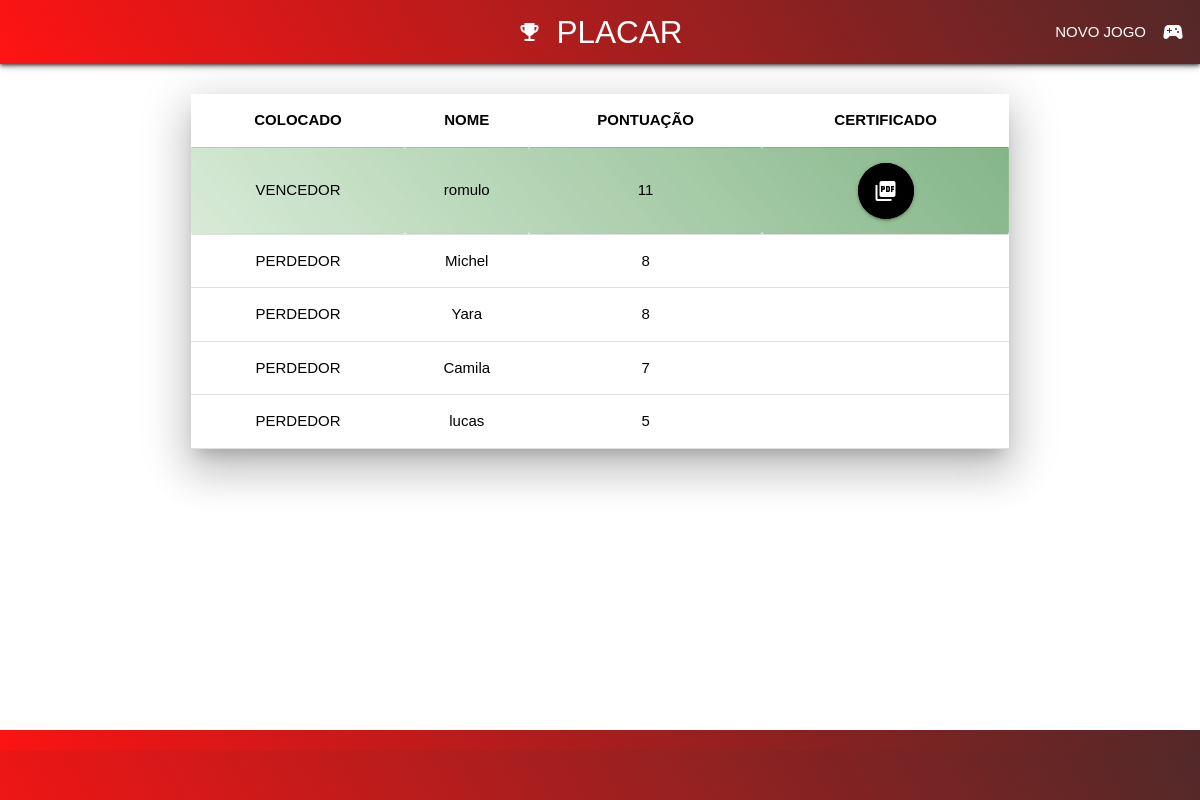
Before: /desistir/23/ with the older database file.
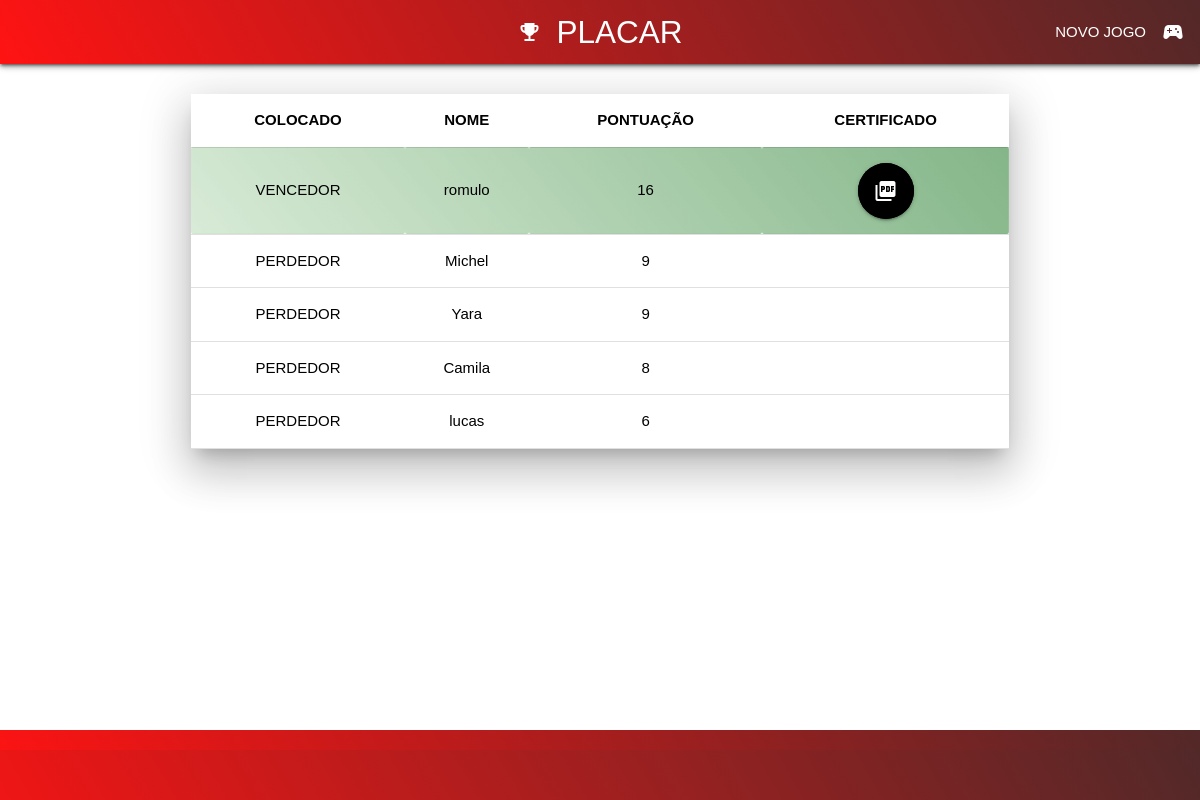
After: the same page with the newer database file.
### new_game/models.py (models this page shows, shortened)
class Jogador(models.Model):
    nome_completo = models.CharField("Nome completo do jogador:", max_length=20, null=False, blank=False)
    pontuacao = models.IntegerField("Pontuação:", null=False, default=0)
    jogo = models.ForeignKey(Jogo,on_delete = models.CASCADE)
    class Meta:
        verbose_name = "Jogador"
        verbose_name_plural = "Jogadores"
        db_table = "new_game_jogador"

### new_game/views.py (the view)
# urls.py: path('desistir/<int:id_jogo>/',sair, name='desistir'),
def sair(request,id_jogo):
    objJogo = Jogo.objects.get(pk=id_jogo)
    listUsuarios = Jogador.objects.filter(jogo=objJogo).order_by('-pontuacao')
    vencedor = listUsuarios[0]
    context = {
        "nome_pagina":"PLACAR",
        "listUsuarios" : listUsuarios,
        "vencedor" : vencedor,
    }
    return render(request,"gerar_pdf.html",context)

### templates/gerar_pdf.html (shortened to what this page needs)
{%extends "base.html"%}
{% load materializecss %}
{% block nav %}
    <nav>
        <div class=" z-depth-2 red nav-wrapper" style="background: linear-gradient(60deg,#ff1313,#532828);">
            <a href="#!" class="brand-logo center"><i class="material-icons">emoji_events</i>{{nome_pagina}}</a>
            <ul class="right hide-on-med-and-down">
                <li><a
                   href="{% url 'cadastrar_jogo' %}">
                    <i class="material-icons right">sports_esports</i>
                    NOVO JOGO
                </a></li>
            </ul>
        </div>
    </nav>
{% endblock %}
{%block conteudo%}
<main>
    <div class=" row container margin" >
        <div class="col s12">
            <table class=" black-text z-depth-5 centered responsive-table">
                        <thead>
                            <tr>
                                <th>COLOCADO</th>
                                <th>NOME</th>
                                <th>PONTUAÇÃO</th>
                                <th>CERTIFICADO</th>
                            </tr>
                        </thead>
                    {%for jogador in listUsuarios%}
                        <tbody>
                            {% if jogador == vencedor%}
                                <tr style="background: linear-gradient(50deg,#8fc58a59,#02680b7c);" >
                                    <td>VENCEDOR</td>
                                    <td>{{jogador.nome_completo}}</td>
                                    <td>{{jogador.pontuacao}}</td>
                                    <td>
                                        <a class="btn-floating btn-large waves-effect waves-light black pulse"><i class="material-icons">picture_as_pdf</i></a>
                                    </td>
                                </tr>
                            {% else %}
                                <tr>
                                    <td>PERDEDOR</td>
                                    <td>{{jogador.nome_completo}}</td>
                                    <td>{{jogador.pontuacao}}</td>
                                </tr>
                            {% endif %}
                        </tbody>
                    {%endfor%}
                  </table>
            </div>
        </div>
</main>
{%endblock conteudo%}

Changed rows visible on the page:
changed Jogador "romulo": pontuacao "11" → "16"
changed Jogador "Michel": pontuacao "8" → "9"
changed Jogador "Yara": pontuacao "8" → "9"
changed Jogador "Camila": pontuacao "7" → "8"
changed Jogador "lucas": pontuacao "5" → "6"
